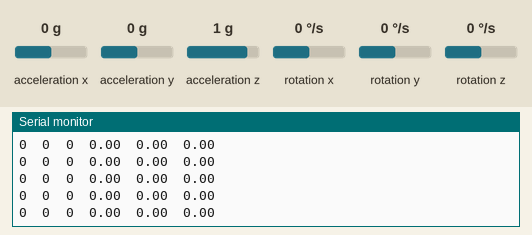
Recording of a sketch running on a simulated Arduino Uno, built with avr-gcc and run on an emulated ATmega328P. On the bench: the last lines printed to the serial monitor. The test bench sets the inputs (shaded band); at power-on: acceleration x 0 g, acceleration y 0 g, rotation z 0 °/s, acceleration z 1 g, rotation x 0 °/s, rotation y 0 °/s.

Above: at 1.7 s.
1.8 s: acceleration x set to -1.4 g
At 2.5 s:
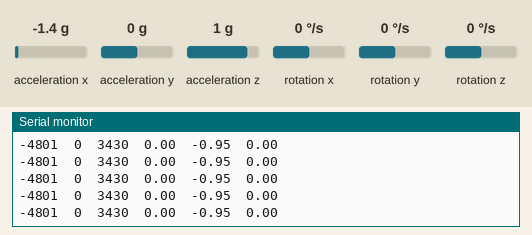
4.8 s: acceleration y set to -1.4 g
At 5.9 s:
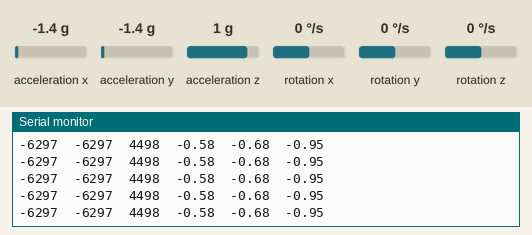
7.8 s: rotation z set to 100 °/s
At 8.7 s:
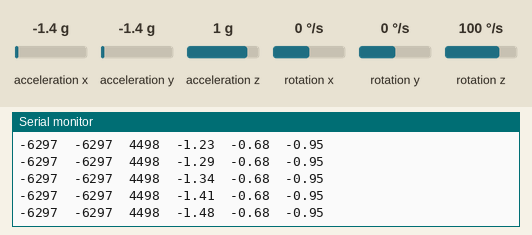
10.8 s: acceleration z set to -1.4 g
At 11.7 s:
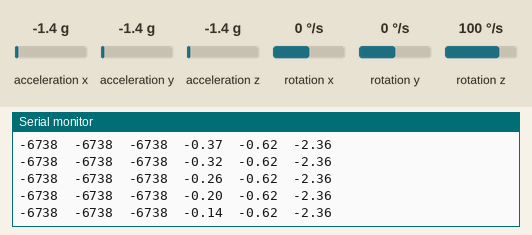
13.8 s: acceleration z set to -0.8 g
At 14.8 s:
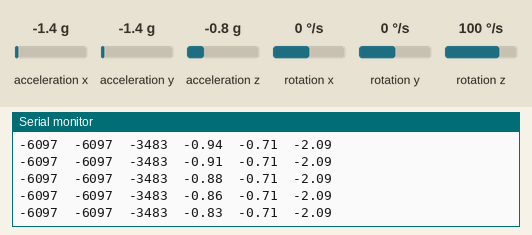
16.8 s: acceleration x set to 0.8 g
At 17.6 s:
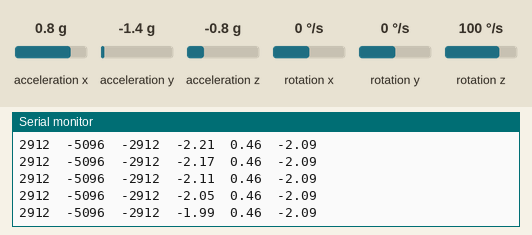
Timing chart, 0 to 19.8 s (numbered marks = the images above; inputs shaded):
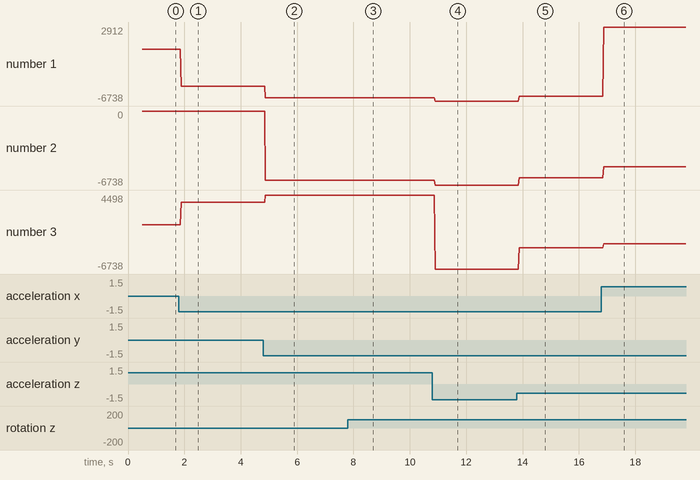

The sketch:

accelerometer_sketch.ino
```cpp
#include "I2Cdev.h"
#include "MPU6050_6Axis_MotionApps20.h"
#if I2CDEV_IMPLEMENTATION == I2CDEV_ARDUINO_WIRE
  #include <Wire.h>
#endif

// DEFINITIONS

#define FIFO_BUFFER_SIZE 64
#define BUFFER_SIZE 6

// GLOBALS

MPU6050 mpu;

const uint16_t baud = 9600;

const bool is_arduino_activated = I2CDEV_IMPLEMENTATION == I2CDEV_ARDUINO_WIRE;
const bool is_electro_activated = I2CDEV_IMPLEMENTATION == I2CDEV_BUILTIN_FASTWIRE;
uint8_t dev_status = false;

VectorInt16 sensor_accel_vec;
VectorInt16 real_accel_vec;
VectorInt16 grav_accel_vec;
VectorFloat gravity_vec;
Quaternion quaternion;
float euler_vec[3];
float ypr_vec[3];

uint8_t fifo_buffer[FIFO_BUFFER_SIZE] = {0};

// FUNCTIONS

void initializeMPU() {
  #if is_arduino_activated
    Wire.begin();
  #elif is_electro_activated
    Fastwire::setup(400, true);
  #endif

  // MPU base initialization
  Serial.begin(baud);
  mpu.initialize();
  const bool is_connected = mpu.testConnection();
  Serial.println(is_connected ? "MPU6050 Connected": "Failed To Connect");
}

void initializeDMP() {
  dev_status = mpu.dmpInitialize();

  mpu.setXGyroOffset(220);
  mpu.setYGyroOffset(76);
  mpu.setZGyroOffset(-85);
  mpu.setZAccelOffset(1788);

  if (dev_status == 0) {
    mpu.CalibrateAccel(100);
    mpu.CalibrateGyro(100);
    mpu.PrintActiveOffsets();
    mpu.setDMPEnabled(true);
  }
}

void setup() {
  initializeMPU();
  initializeDMP();
}

void loop() {
  if (mpu.dmpGetCurrentFIFOPacket(fifo_buffer) && (dev_status == 0)) {
    mpu.dmpGetQuaternion(&quaternion, fifo_buffer);
    mpu.dmpGetGravity(&gravity_vec, &quaternion);

    // Get Yaw Pitch Roll Vector
    mpu.dmpGetYawPitchRoll(ypr_vec, &quaternion, &gravity_vec);

    // Get real acceleration
    mpu.dmpGetAccel(&sensor_accel_vec, fifo_buffer);
    mpu.dmpGetLinearAccel(&real_accel_vec, &sensor_accel_vec, &gravity_vec);
  }

  // Print acceleration vector
  Serial.print(real_accel_vec.x); Serial.print('\t');
  Serial.print(real_accel_vec.y); Serial.print('\t');
  Serial.print(real_accel_vec.z); Serial.print('\t');

  // Print Yaw Pitch and Roll
  Serial.print(ypr_vec[0]); Serial.print('\t');
  Serial.print(ypr_vec[1]); Serial.print('\t');
  Serial.print(ypr_vec[2]); Serial.print('\t');
  Serial.print('\n');
}
```

Measured:
- after the input at 1.8 s, the serial monitor: prints a new line after 0.08 s (image 1)
- after the input at 4.8 s, the serial monitor: prints a new line after 0.08 s (image 2)
- after the input at 7.8 s, the serial monitor: prints a new line after 0.07 s (image 3)
- plotted number 1: 0 → -4801 after the input at 1.8 s, -4801 → -6297 after the input at 4.8 s
- plotted number 2: 0 → -6297 after the input at 4.8 s
- plotted number 3: 0 → 3430 after the input at 1.8 s, 3430 → 4498 after the input at 4.8 s
